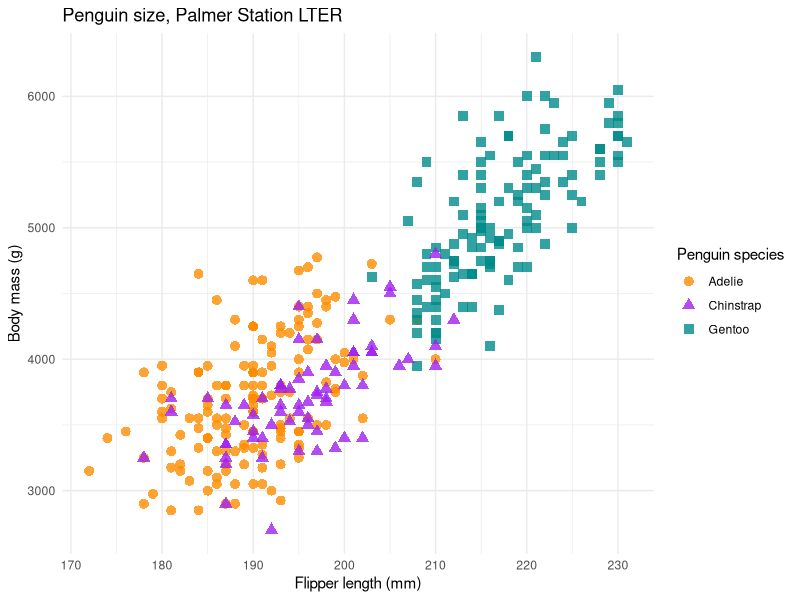

Source code (R):
## ---- chunk 1
# Put your R code here
17 + 5
## ---- chunk 2
#| label: penguins-summary
#| message: false
library(tidyverse)

penguins |>
  filter(!is.na(body_mass)) |> 
  group_by(species, island) |>
  summarise(mean_mass = mean(body_mass),
            n = n(),
            .groups = "drop")
## ---- chunk 3
#| echo: false
#| fig-width: 6
#| fig-asp: 0.618
#| fig-align: center

ggplot(data = penguins, 
       aes(x = flipper_len,
           y = body_mass)) +
  geom_point(aes(color = species, shape = species),
             size = 3, alpha = 0.8, na.rm = TRUE) + 
  scale_color_manual(values = c("darkorange", "purple", "cyan4")) +
  labs(title = "Penguin size, Palmer Station LTER",
       x = "Flipper length (mm)",
       y = "Body mass (g)",
       color = "Penguin species",
       shape = "Penguin species") + 
  theme_minimal()
